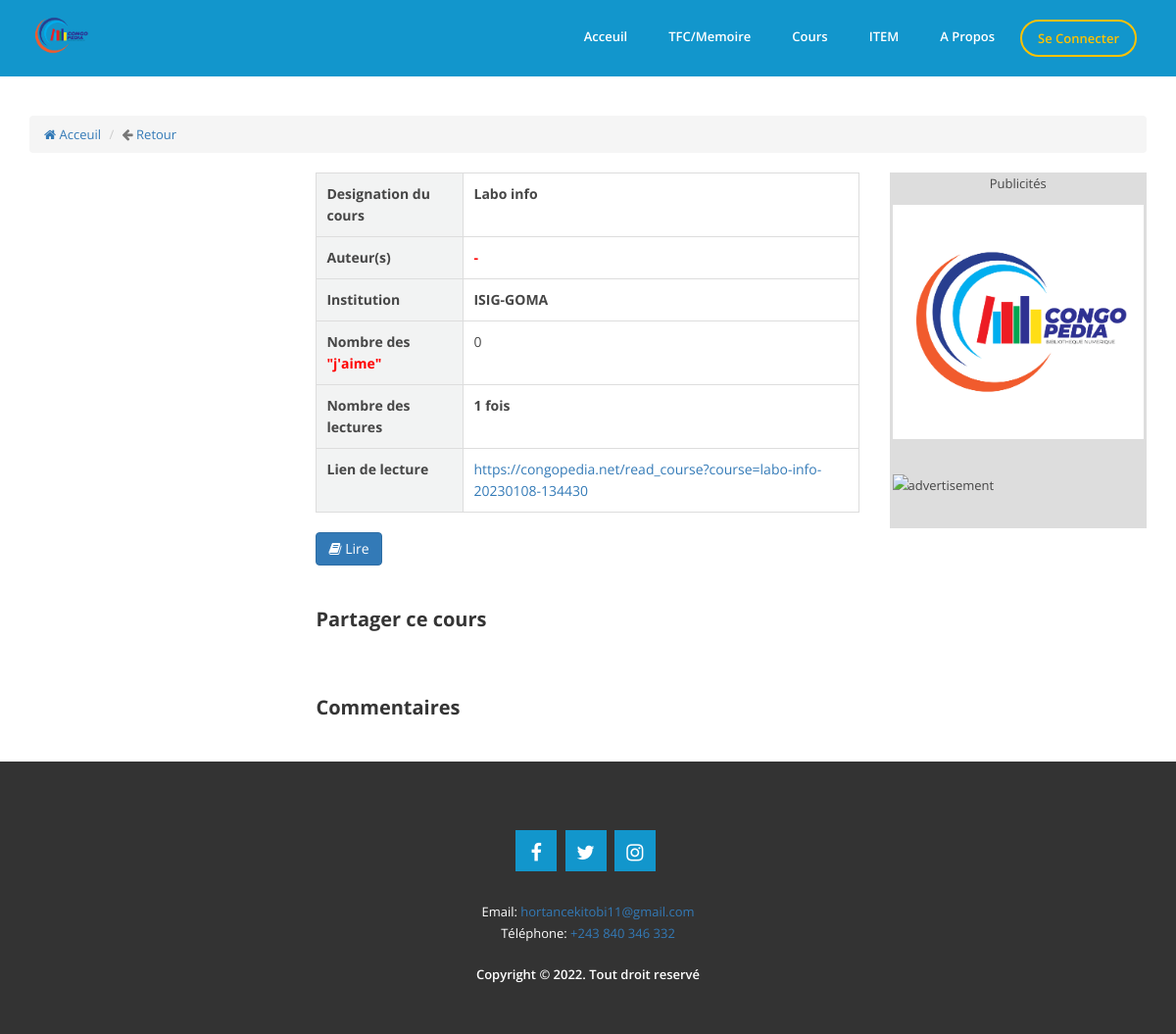
/detail_course?course=labo-info-20230108-134430, run on an earlier commit of the app's database.
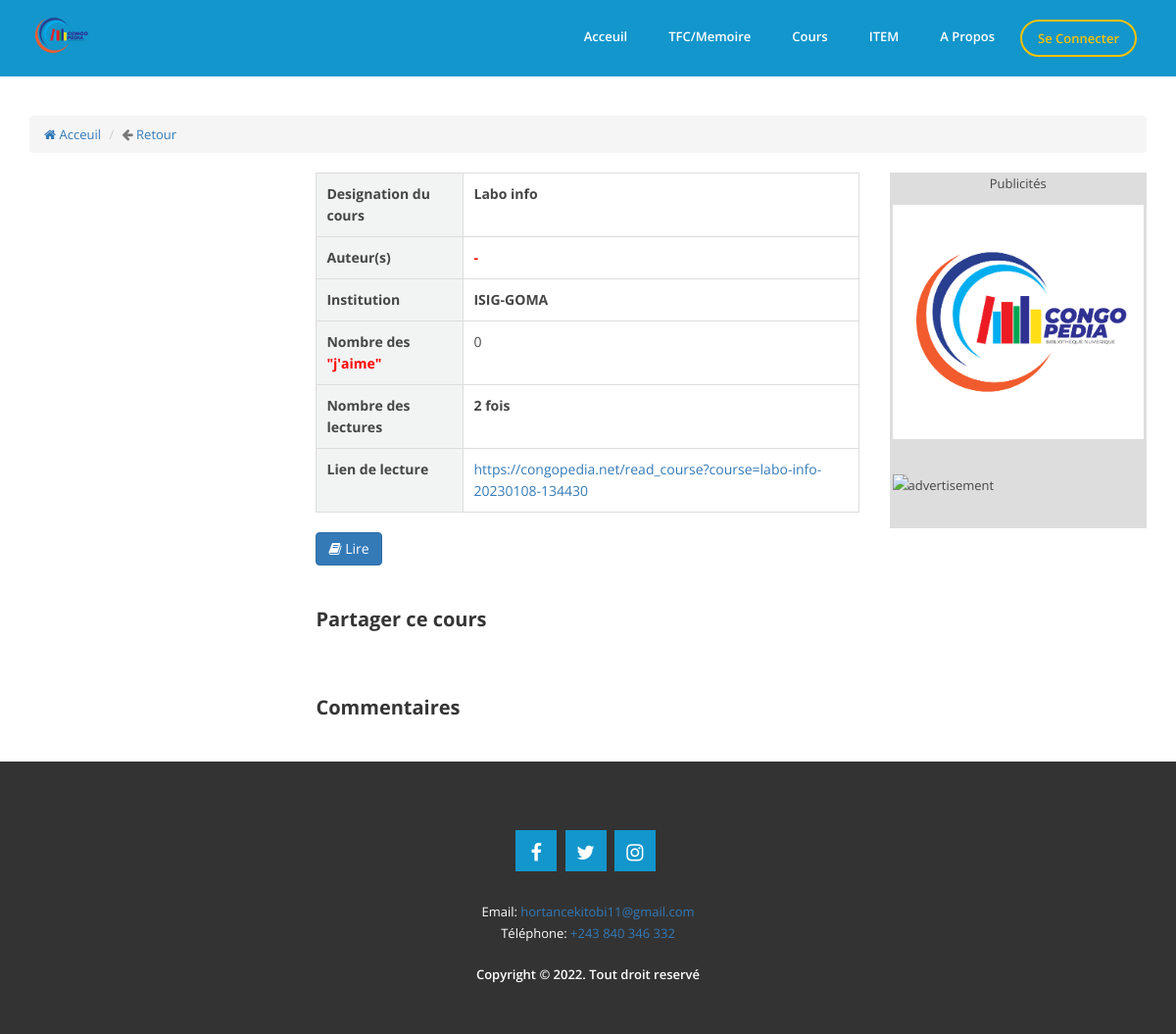
And on a later commit of the database.
### tables this page shows
CREATE TABLE `t_cours` (
  `CodeCours` int(11) NOT NULL,
  `Cours` text NOT NULL,
  `cours_slug` text NOT NULL,
  `Auteur` varchar(254) NOT NULL,
  `Readed` int(11) NOT NULL,
  `Liked` int(11) NOT NULL,
  `Fichier` text NOT NULL,
  `Institution` varchar(255) NOT NULL,
  `Created_On` timestamp NOT NULL DEFAULT current_timestamp() ON UPDATE current_timestamp(),
  `CodeCompte` int(11) NOT NULL,
  `CodeAdmin` int(11) NOT NULL,
  `CodePropriete` int(11) NOT NULL,
  `Statut` int(11) NOT NULL
);

### detail_course.php (called while the page is built, shortened)
<?php
include("includes/sessionclient.php");
include("includes/head.php");
include("includes/header.php");
include("container/detail_course.php");
include("includes/footer.php");
?>

### class/app.php (called while the page is built, shortened)
<?php
class App
{
    private $db_name, $db_user, $db_pass, $db_host, $pdo;
    public function __construct( $db_name = "congopedia", $db_user = "root", $db_pass = "", $db_host = 'localhost' )
    {
        $this->db_name = $db_name;
        $this->db_user = $db_user;
        $this->db_pass = $db_pass;
        $this->db_host = $db_host;
    }
    public function getPDO()
    {
        try {
            if ( $this->pdo === null ) {
                $pdo_ = new PDO( 'mysql:host=' . $this->db_host . '; port=3306; dbname=' . $this->db_name . ';charset=utf8', $this->db_user, $this->db_pass );
                $pdo_->setAttribute( PDO::ATTR_ERRMODE, PDO::ERRMODE_WARNING );
                $this->pdo = $pdo_;
            }
        } catch ( PDOException $ex ) {
            die( $ex->getMessage() );
        }
        return $this->pdo;
    }
    public function fetch( $statement )
    {
        $req = $this->getPDO()->query( $statement );
        $data = $req->fetch();
        return $data;
    }
}
$app=new App('congopedia');
?>

### container/detail_course.php (the view, shortened to what the changed rows need)
<?php
$article = $_GET['course'];
$sql = "SELECT * FROM t_cours
        WHERE cours_slug = '$article'";
$req = $app->fetch($sql);
?>
<div class="single-channel">
    <div class="container">
        <div class="row">
            <div class="col-md-9 col-sm-12 col-xs-12">
                <div class="row">
                    <div class="col-md-8">
                        <div class="channel-text">
                            <div class="channel-text">
                                <div class="book-table">
                                    <div class="book-table-row">
                                        <div class="book-table-cell"><span style="font-weight: bold;"><?php echo $req['Cours'] ?></span>
                                        </div>
                                    </div>
                                    <div class="book-table-row">
                                        <div class="book-table-cell"><span style="font-weight: bold;"><?php if($req['Institution']!=''){echo $req['Institution'];}else{echo "<span style='color: red;'>-</span>";}  ?></span></div>
                                    </div>
                                    <div class="book-table-row">
                                        <div class="book-table-cell">Nombre des <span class="error">"j'aime"</span></div>
                                        <div class="book-table-cell">
                                            <?php if($req['Liked']!=''){echo $req['Liked'];}else{echo "<span style='color: red;'>-</span>";}  ?>
                                        </div>
                                    </div>
                                    <div class="book-table-row">
                                        <div class="book-table-cell">
                                            <span style="font-weight: bold;"><?php if($req['Readed']!=''){echo $req['Readed'].' fois';}else{echo "<span style='color: red;'>-</span>";}  ?></span>
                                        </div>
                                    </div>
                                    <div class="book-table-row">
                                        <div class="book-table-cell"><a href="read_course?course=<?php echo $req['cours_slug'] ?>"
                                            >https://congopedia.net/read_course?course=<?php echo $req['cours_slug'] ?></a>
                                        </div>
                                    </div>
                                </div>
                                <h2>Partager ce cours</h2>
                                <h2>Commentaires</h2>
                            </div>
                        </div>
                    </div>
                </div>
            </div>
        </div>
    </div>
</div>

What changed in the data, as far as the page shows it:
changed t_cours "Labo info": Readed "1" → "2"
